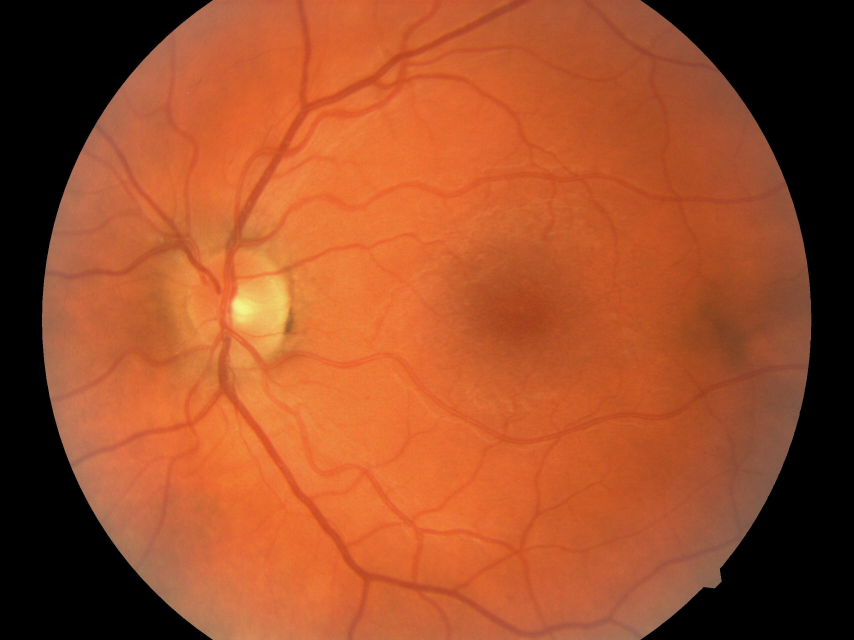
#> input picture defense/fundus-examples/dr02/30_left1.jpeg, 2560 x 1920 px (shown at 1/3 size)
$ python -i crop_resize.py   (imports and definitions only)
#> lines starting #> are read from the running program, lines starting #| are printed output that depends on the picture; after the words box and inside, x2 and y2 are one past the last pixel; in counts of white or black regions, pixels touching at a corner belong together
"""
Stage 1: FOV Crop + Isotropic Resize + FOV Mask generation.

Replaces Hough-circle FOV detection (``fov.py``) with PIL-based foreground
detection from the spec.  Left/right edge pixels are sampled to estimate
background intensity; any pixel brighter than background + 10 is foreground.
The bounding box of the foreground mask is used as the crop region.

Isotropic scaling preserves the fundus circle geometry: the cropped region is
scaled to fit within ``target_size`` while maintaining aspect ratio, then
centered on a zero-padded canvas.  A binary FOV mask is returned alongside the
image: 1.0 inside the actual (roughly circular) field of view, 0.0 on the dark
camera surround AND on the zero padding.  The mask is segmented from the image,
not taken as the non-padding rectangle, so the dark corners between the fundus
circle and its bounding box are correctly excluded.

Fallback: center-square crop when FOV detection fails (non-landscape image or
bounding box too small).

Input/output images are RGB uint8 NumPy arrays.
"""

from __future__ import annotations

from dataclasses import dataclass

import cv2
import numpy as np
from PIL import Image, ImageFilter


@dataclass
class CropResizeTransform:
    """Geometric transform applied by :func:`crop_and_resize`.

    Maps a point from pre-crop (oriented) image space into the padded
    ``target_size`` × ``target_size`` output canvas. Used to project
    OD/fovea coordinates (detected in pre-crop space) into analysis space
    for visualization.

    Attributes:
        bbox: ``(left, upper, right, lower)`` crop box in source pixels.
        scale: Isotropic scale factor applied after cropping.
        x_off: Horizontal padding offset on the output canvas.
        y_off: Vertical padding offset on the output canvas.
        new_w: Width of the resized (pre-pad) region.
        new_h: Height of the resized (pre-pad) region.
        target_size: Output canvas side length.
    """

    bbox: tuple[int, int, int, int]
    scale: float
    x_off: int
    y_off: int
    new_w: int
    new_h: int
    target_size: int

    # [7 lines left out: function apply, not called in this run]


def detect_fov_bbox(image: Image.Image) -> tuple[int, int, int, int] | None:
    """
    Detect the fundus FOV bounding box using PIL-based foreground detection.

    Samples the leftmost and rightmost ``w // 32`` columns to estimate the
    background level per channel, then finds the bounding box of all pixels
    that exceed ``max_bg + 10``.  Detection is only attempted for landscape
    images (``w > 1.2 * h``); returns ``None`` for square/portrait images.

    Args:
        image: PIL Image in RGB mode.

    Returns:
        ``(left, upper, right, lower)`` bounding box, or ``None`` if
        detection fails or the detected region is too small (< 0.8 × h in
        either dimension).
    """
    blurred = image.filter(ImageFilter.BLUR)
    ba = np.array(blurred)          # (H, W, 3) uint8
    h, w, _ = ba.shape

    if w > 1.2 * h:
        left_max = ba[:, : w // 32, :].max(axis=(0, 1)).astype(int)   # (3,)
        right_max = ba[:, -w // 32 :, :].max(axis=(0, 1)).astype(int) # (3,)
        max_bg = np.maximum(left_max, right_max)                       # (3,)

        # Foreground: any channel exceeds background + 10
        foreground = (ba > max_bg + 10).any(axis=2).astype(np.uint8)  # (H, W)

        bbox = Image.fromarray(foreground).getbbox()

        if bbox is not None:
            left, upper, right, lower = bbox
            if (right - left) < 0.8 * h or (lower - upper) < 0.8 * h:
                bbox = None

        return bbox  # may be None after the size check

    return None


# [48 lines left out: function detect_is_cropped, not called in this run]


def _fov_foreground_mask(image_rgb: np.ndarray) -> np.ndarray:
    """Segment the actual field of view (the bright fundus disc) from background.

    The fundus occupies a roughly circular region; the rest of the frame is the
    camera's near-black surround. The background level is estimated from the four
    image corners, the image is thresholded above it, the largest connected
    component is kept (dropping speckle), and enclosed holes are filled so dark
    interior structures (macula, lesions) stay inside the FOV.

    If a plausible FOV cannot be isolated — e.g. an already tightly-cropped image
    with no dark surround, where the corners are as bright as the fundus — the
    whole frame is treated as valid data (safe fallback to the old behaviour).

    Args:
        image_rgb: RGB uint8 array of shape (H, W, 3).

    Returns:
        uint8 array of shape (H, W) with 255 inside the FOV and 0 outside.
    """
    gray = cv2.cvtColor(image_rgb, cv2.COLOR_RGB2GRAY)
    h, w = gray.shape

    # Background estimate from the corners (camera surround / zero padding).
    c = max(2, min(h, w) // 32)
    corners = np.concatenate([
        gray[:c, :c].ravel(), gray[:c, -c:].ravel(),
        gray[-c:, :c].ravel(), gray[-c:, -c:].ravel(),
    ])
    thr = max(int(corners.max()) + 10, 12)

    fg = np.where(gray > thr, 255, 0).astype(np.uint8)
    kernel = cv2.getStructuringElement(cv2.MORPH_ELLIPSE, (7, 7))
    fg = cv2.morphologyEx(fg, cv2.MORPH_CLOSE, kernel)

    # Keep the largest connected component (the fundus), drop speckle.
    num, labels, stats, _ = cv2.connectedComponentsWithStats(fg, connectivity=8)
    if num > 1:
        largest = 1 + int(np.argmax(stats[1:, cv2.CC_STAT_AREA]))
        fg = np.where(labels == largest, 255, 0).astype(np.uint8)

    # Fill enclosed holes: flood the background inward from a guaranteed-background
    # 1px border, then OR back whatever the flood could not reach (the interior).
    bordered = cv2.copyMakeBorder(fg, 1, 1, 1, 1, cv2.BORDER_CONSTANT, value=0)
    flood = bordered.copy()
    cv2.floodFill(flood, np.zeros((h + 4, w + 4), np.uint8), (0, 0), 255)
    holes = cv2.bitwise_not(flood)[1:-1, 1:-1]
    fg = cv2.bitwise_or(fg, holes)

    # Defensive fallback: a real fundus circle covers ~78% of its bounding box;
    # if we isolated implausibly little, assume the whole frame is valid data.
    if int((fg > 0).sum()) < 0.30 * h * w:
        fg = np.full((h, w), 255, np.uint8)
    return fg


def crop_and_resize(
    image: np.ndarray,
    target_size: int = 512,
    return_transform: bool = False,
    fov_mask: np.ndarray | None = None,
) -> (
    tuple[np.ndarray, np.ndarray]
    | tuple[np.ndarray, np.ndarray, CropResizeTransform]
):
    """Crop to the FOV region and resize to target_size × target_size.

    Uses isotropic scaling with centered padding to preserve the fundus
    circle geometry. Returns a binary mask indicating real pixel data
    (1.0) vs padding (0.0).

    FOV detection is attempted first; if it fails (non-landscape image or
    bounding box too small) a center-square crop is used as fallback.

    The FOV mask is obtained one of two ways:

    - If *fov_mask* is supplied (the recommended path), it is assumed to already
      be in the **same geometry as** *image* (i.e. flipped + rotated by the
      caller with ``BORDER_CONSTANT``). It is cropped + isotropically resized
      with the identical bbox/scale/pad as the RGB. This excludes the reflected
      ``BORDER_REFLECT`` corners the RGB rotation introduces.
    - Otherwise the mask is segmented directly from the (already-transformed)
      cropped RGB. This is correct only when no reflecting rotation preceded the
      crop (e.g. unrotated images); on rotated RGB it would re-admit the
      reflected "ears", so callers in the rotation pipeline should pass
      *fov_mask*.

    Args:
        image: RGB uint8 NumPy array of shape (H, W, 3).
        target_size: Output spatial resolution in pixels (square).
        return_transform: If ``True``, also return the
            :class:`CropResizeTransform` describing the crop/scale/pad so
            callers can project source-space points into the output canvas.
        fov_mask: Optional pre-built FOV mask (``(H, W)`` uint8/float, same
            geometry as *image*) to crop+resize alongside the RGB instead of
            segmenting from the crop.

    Returns:
        Tuple of:
          - image: RGB uint8 NumPy array of shape (target_size, target_size, 3).
          - mask: float32 NumPy array of shape (target_size, target_size)
                  with 1.0 inside the FOV and 0.0 outside (camera surround +
                  zero padding).
          - transform (only when ``return_transform``): the
            :class:`CropResizeTransform` used.
    """
    pil_img = Image.fromarray(image)
    w, h = pil_img.size  # PIL: (width, height)

    bbox = detect_fov_bbox(pil_img)

    if bbox is None:
        # Fallback: center-square crop
        left = max((w - h) // 2, 0)
        upper = 0
        right = min(w - (w - h) // 2, w)
        lower = h
        bbox = (left, upper, right, lower)

    cropped = pil_img.crop(bbox)
    crop_w, crop_h = cropped.size

    # Isotropic resize: scale to fit within target_size, then pad
    scale = target_size / max(crop_h, crop_w)
    new_w = int(crop_w * scale)
    new_h = int(crop_h * scale)

    resized = cropped.resize((new_w, new_h), Image.Resampling.LANCZOS)
    resized_arr = np.array(resized, dtype=np.uint8)

    # Create canvas with zero padding
    canvas = np.zeros((target_size, target_size, 3), dtype=np.uint8)
    y_off = (target_size - new_h) // 2
    x_off = (target_size - new_w) // 2
    canvas[y_off : y_off + new_h, x_off : x_off + new_w] = resized_arr

    # FOV mask: 1.0 inside the actual (roughly circular) field of view, 0.0 on
    # the dark camera surround AND on the zero padding. Either crop+resize the
    # caller-supplied mask (built in the same geometry, BORDER_CONSTANT-rotated
    # so reflected corners are excluded), or — when none is given — segment it
    # from the cropped RGB. Never a plain non-padding rectangle, whose corners
    # would falsely mark background as valid data.
    if fov_mask is not None:
        left, upper, right, lower = bbox
        mask_crop = np.asarray(fov_mask)[upper:lower, left:right]
        fov_full = (mask_crop > 127).astype(np.uint8) * 255
    else:
        fov_full = _fov_foreground_mask(np.array(cropped, dtype=np.uint8))
    fov_resized = cv2.resize(fov_full, (new_w, new_h), interpolation=cv2.INTER_NEAREST)
    mask = np.zeros((target_size, target_size), dtype=np.float32)
    mask[y_off : y_off + new_h, x_off : x_off + new_w] = (fov_resized > 127).astype(np.float32)

    if return_transform:
        transform = CropResizeTransform(
            bbox=tuple(bbox), scale=scale, x_off=x_off, y_off=y_off,
            new_w=new_w, new_h=new_h, target_size=target_size,
        )
        return canvas, mask, transform

    return canvas, mask

>>> import cv2
>>> picture = cv2.cvtColor(cv2.imread('../../../defense/fundus-examples/dr02/30_left1.jpeg'), cv2.COLOR_BGR2RGB)
>>> result = crop_and_resize(picture)
#> in detect_fov_bbox, `left_max = ba[:, : w // 32, :].max(axis=(0, 1)).astype(int)`: left_max = [0, 0, 0]
#> in detect_fov_bbox, `foreground = (ba > max_bg + 10).any(axis=2).astype(np.uint8)`:
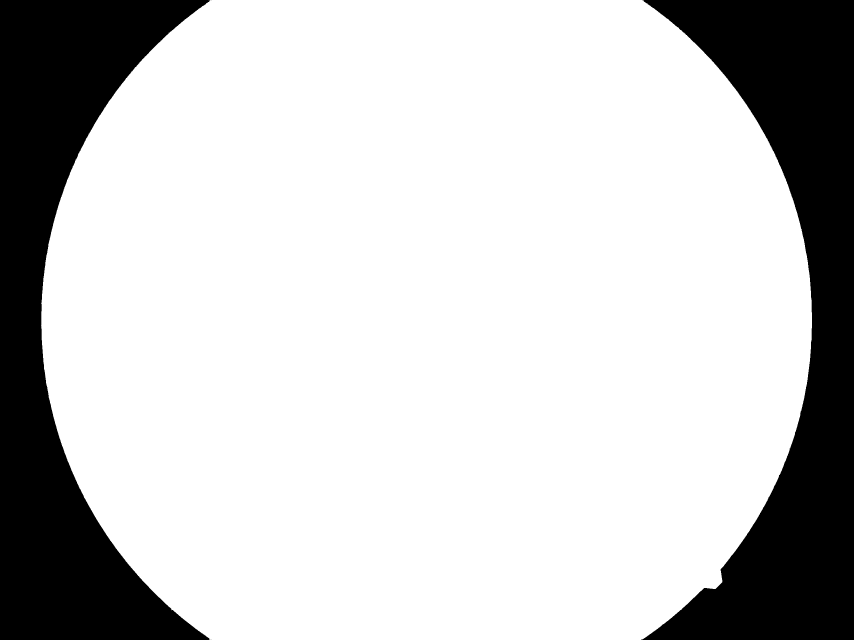
#> foreground: shape (1920, 2560) (shown at 1/3 size); values 0 (black) and 1 (white), 78.5% white; 6 black regions (4 under 20 px), largest, box (x1, y1, x2, y2) and area: (0, 0, 631, 1920) 528543, (1924, 0, 2560, 1920) 527268
#> in detect_fov_bbox, `bbox = Image.fromarray(foreground).getbbox()`: bbox = (123, 0, 2436, 1920)
#> in detect_fov_bbox, `left, upper, right, lower = bbox`: left = 123; upper = 0; right = 2436; lower = 1920
#> in crop_and_resize, `bbox = detect_fov_bbox(pil_img)`: bbox = (123, 0, 2436, 1920)
#> in crop_and_resize, `resized = cropped.resize((new_w, new_h), Image.Resampling.LANCZOS)`:
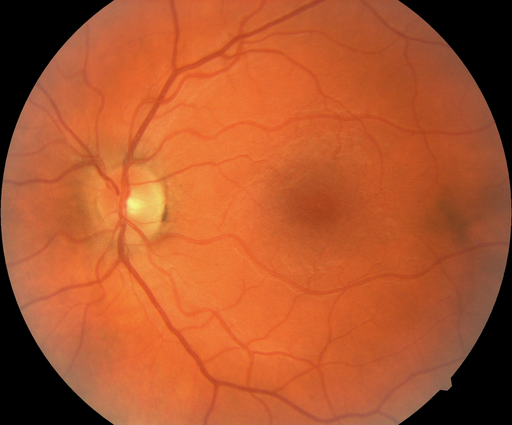
#> resized: PIL image 512x425 RGB; mean R, G, B 175, 86.3, 45.7
#> in crop_and_resize, `canvas[y_off : y_off + new_h, x_off : x_off + new_w] = resized_arr`:
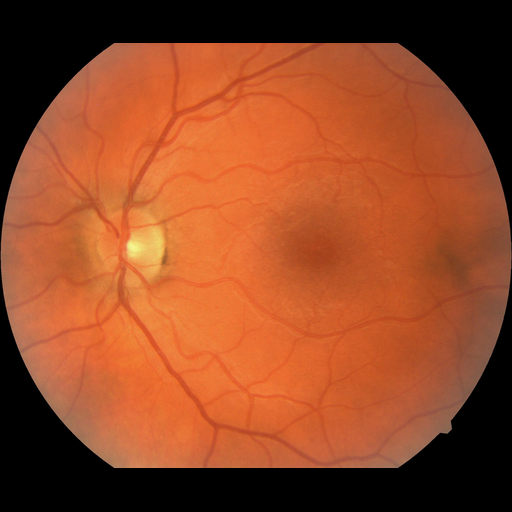
#> canvas: shape (512, 512, 3); mean R, G, B 145.3, 71.6, 37.9
#> in _fov_foreground_mask, `gray = cv2.cvtColor(image_rgb, cv2.COLOR_RGB2GRAY)`:
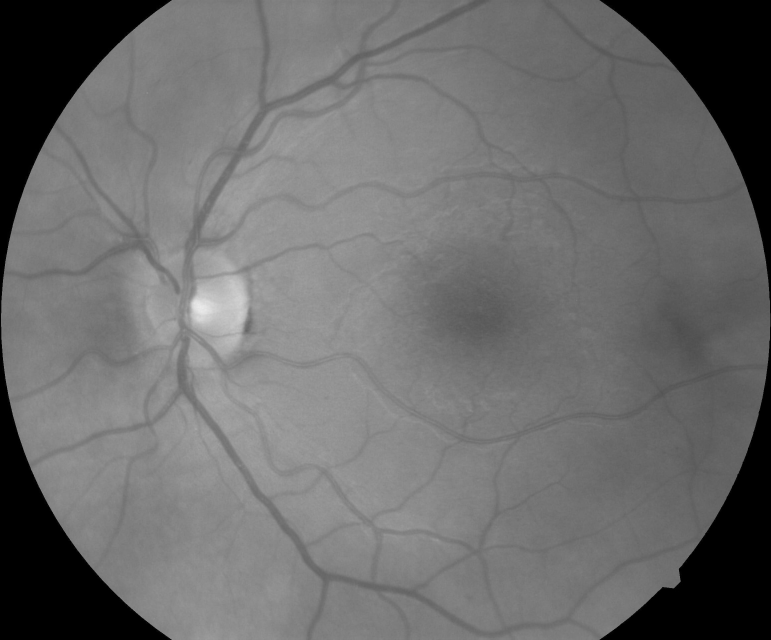
#> gray: shape (1920, 2313) (shown at 1/3 size); min 0, max 236, mean 108.2
#> in _fov_foreground_mask, `corners = np.concatenate([ gray[:c, :c].ravel(), gray[:c, -c:].ravel()..`: corners = 14400 values from 0 to 0
#> in _fov_foreground_mask, `thr = max(int(corners.max()) + 10, 12)`: thr = 12
#> in _fov_foreground_mask, `num, labels, stats, _ = cv2.connectedComponentsWithStats(fg, connectiv..`:
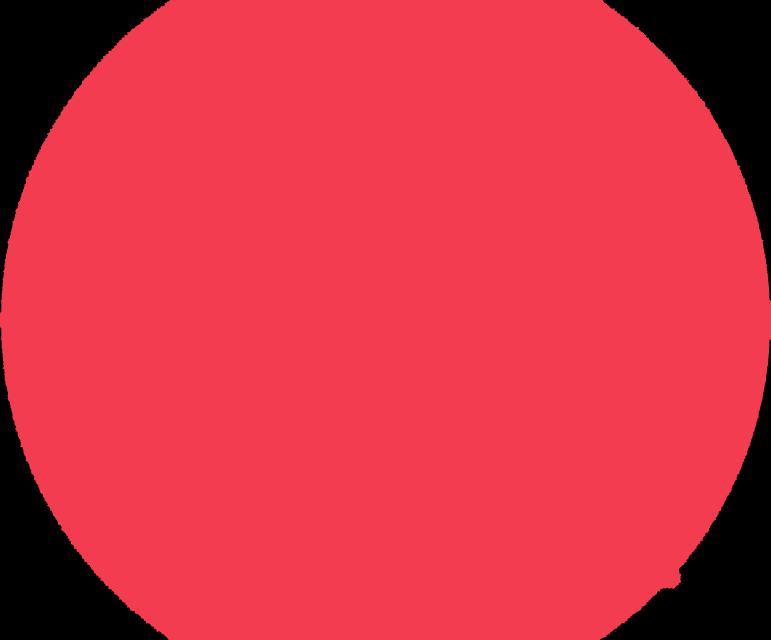
#> labels: shape (1920, 2313) int32 (shown at 1/3 size); 11 distinct labels, from 0 to 10; one colour per label, 0 black
#> in _fov_foreground_mask, `num, labels, stats, _ = cv2.connectedComponentsWithStats(fg, connectiv..`: num = 11; stats = [[0, 0, 2313, 1920, 586362], [0, 0, 2313, 1920, 3854589], [479, 16, 1, 1, 1], [133, 416, 1, 1, 1], [2259, 600, 1, 1, 1], [15, 761, 1, 1, 1], [7, 815, 1, 1, 1], [13, 1152, 1, 1, 1], [104, 1445, 1, 1, 1], [137, 1511, 1, 1, 1], [333, 1774, 1, 1, 1]]
#> in _fov_foreground_mask, `largest = 1 + int(np.argmax(stats[1:, cv2.CC_STAT_AREA]))`: largest = 1
#> in crop_and_resize, `fov_resized = cv2.resize(fov_full, (new_w, new_h), interpolation=cv2.I..`:
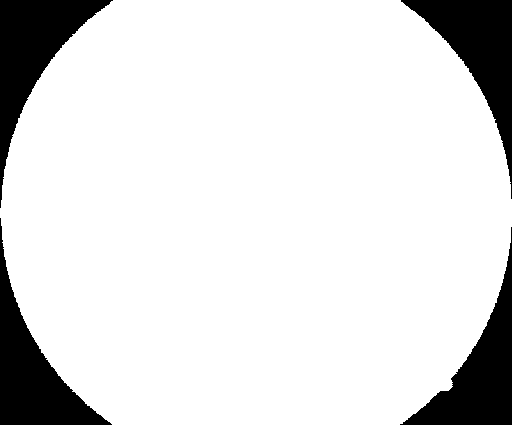
#> fov_resized: shape (425, 512); 86.8% white; 4 black regions, box (x1, y1, x2, y2) and area: (0, 0, 113, 208) 7370, (0, 218, 112, 425) 7261, (401, 0, 512, 199) 7132, (400, 227, 512, 425) 6980
#> in crop_and_resize, `mask[y_off : y_off + new_h, x_off : x_off + new_w] = (fov_resized > 12..`:
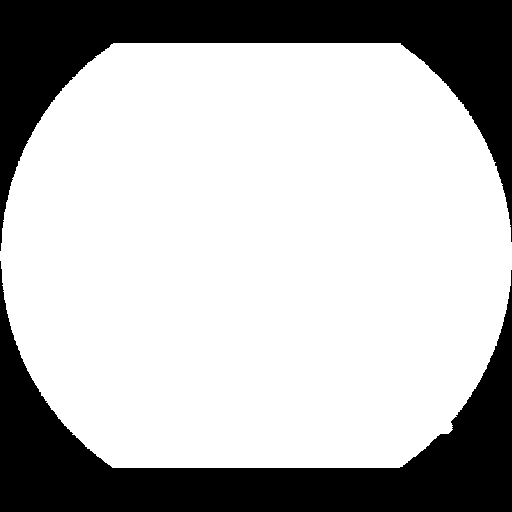
#> mask: shape (512, 512) float32; values 0 (black) and 1 (white), 72% white; 2 black regions, box (x1, y1, x2, y2) and area: (0, 261, 512, 512) 36769, (0, 0, 512, 251) 36518

$ run again, on defense/fundus-examples/dr02/30_right2.jpeg
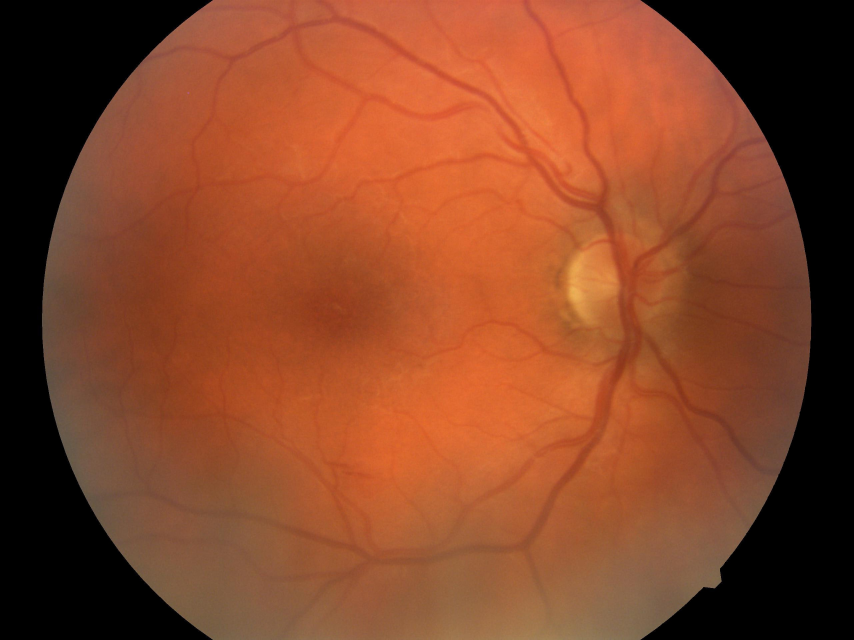
#> input picture defense/fundus-examples/dr02/30_right2.jpeg, 2560 x 1920 px (shown at 1/3 size)
#> left_max = [0, 0, 0]
#> foreground: shape (1920, 2560); values 0 (black) and 1 (white), 78.5% white; 4 black regions (2 under 20 px), largest, box (x1, y1, x2, y2) and area: (0, 0, 637, 1920) 528980, (1923, 0, 2560, 1920) 527348
#> in detect_fov_bbox, `bbox = Image.fromarray(foreground).getbbox()`: bbox = (124, 0, 2436, 1920)
#> left = 124; upper = 0; right = 2436; lower = 1920
#> in crop_and_resize, `bbox = detect_fov_bbox(pil_img)`: bbox = (124, 0, 2436, 1920)
#> corners = 14400 values from 0 to 0
#> thr = 12
#> in _fov_foreground_mask, `num, labels, stats, _ = cv2.connectedComponentsWithStats(fg, connectiv..`:
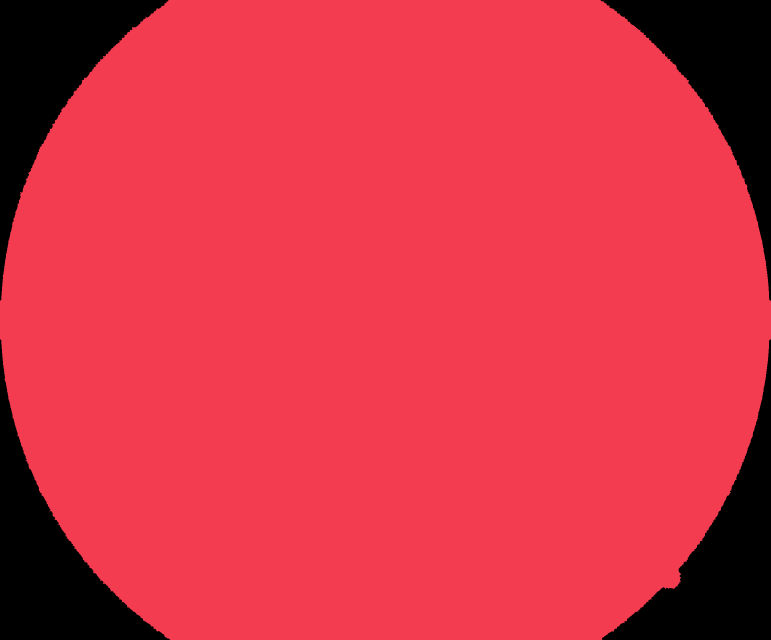
#> labels: shape (1920, 2312) int32 (shown at 1/3 size); 5 distinct labels, from 0 to 4; one colour per label, 0 black
#> num = 5; stats = [[0, 0, 2312, 1920, 585513], [0, 0, 2312, 1920, 3853524], [94, 496, 1, 1, 1], [2042, 1751, 1, 1, 1], [1963, 1790, 1, 1, 1]]
#> largest = 1
#> in _fov_foreground_mask, `bordered = cv2.copyMakeBorder(fg, 1, 1, 1, 1, cv2.BORDER_CONSTANT, val..`:
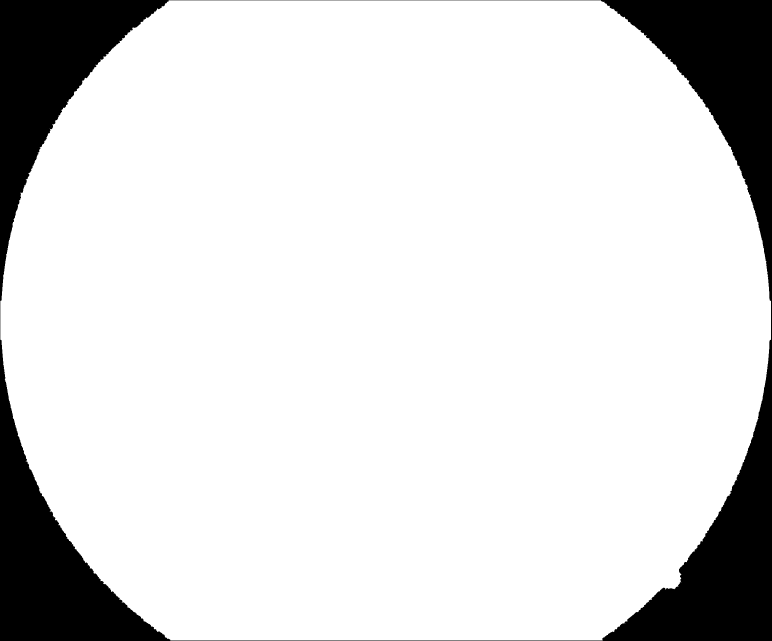
#> bordered: shape (1922, 2314) (shown at 1/3 size); 86.6% white; 1 black region, box (x1, y1, x2, y2) and area: (0, 0, 2314, 1922) 593984
#> flood: shape (1922, 2314); 13.36% of pixels changed, all inside (x1, y1, x2, y2) = (0, 0, 2314, 1922)
#> holes: shape (1920, 2312); every value is 0
#> fov_resized: shape (425, 512); 86.8% white; 4 black regions, box (x1, y1, x2, y2) and area: (0, 0, 112, 200) 7329, (0, 226, 112, 425) 7242, (400, 0, 512, 199) 7135, (400, 227, 512, 425) 6989
#> mask: shape (512, 512) float32; values 0 (black) and 1 (white), 72.1% white; 2 black regions, box (x1, y1, x2, y2) and area: (0, 269, 512, 512) 36759, (0, 0, 512, 243) 36480
